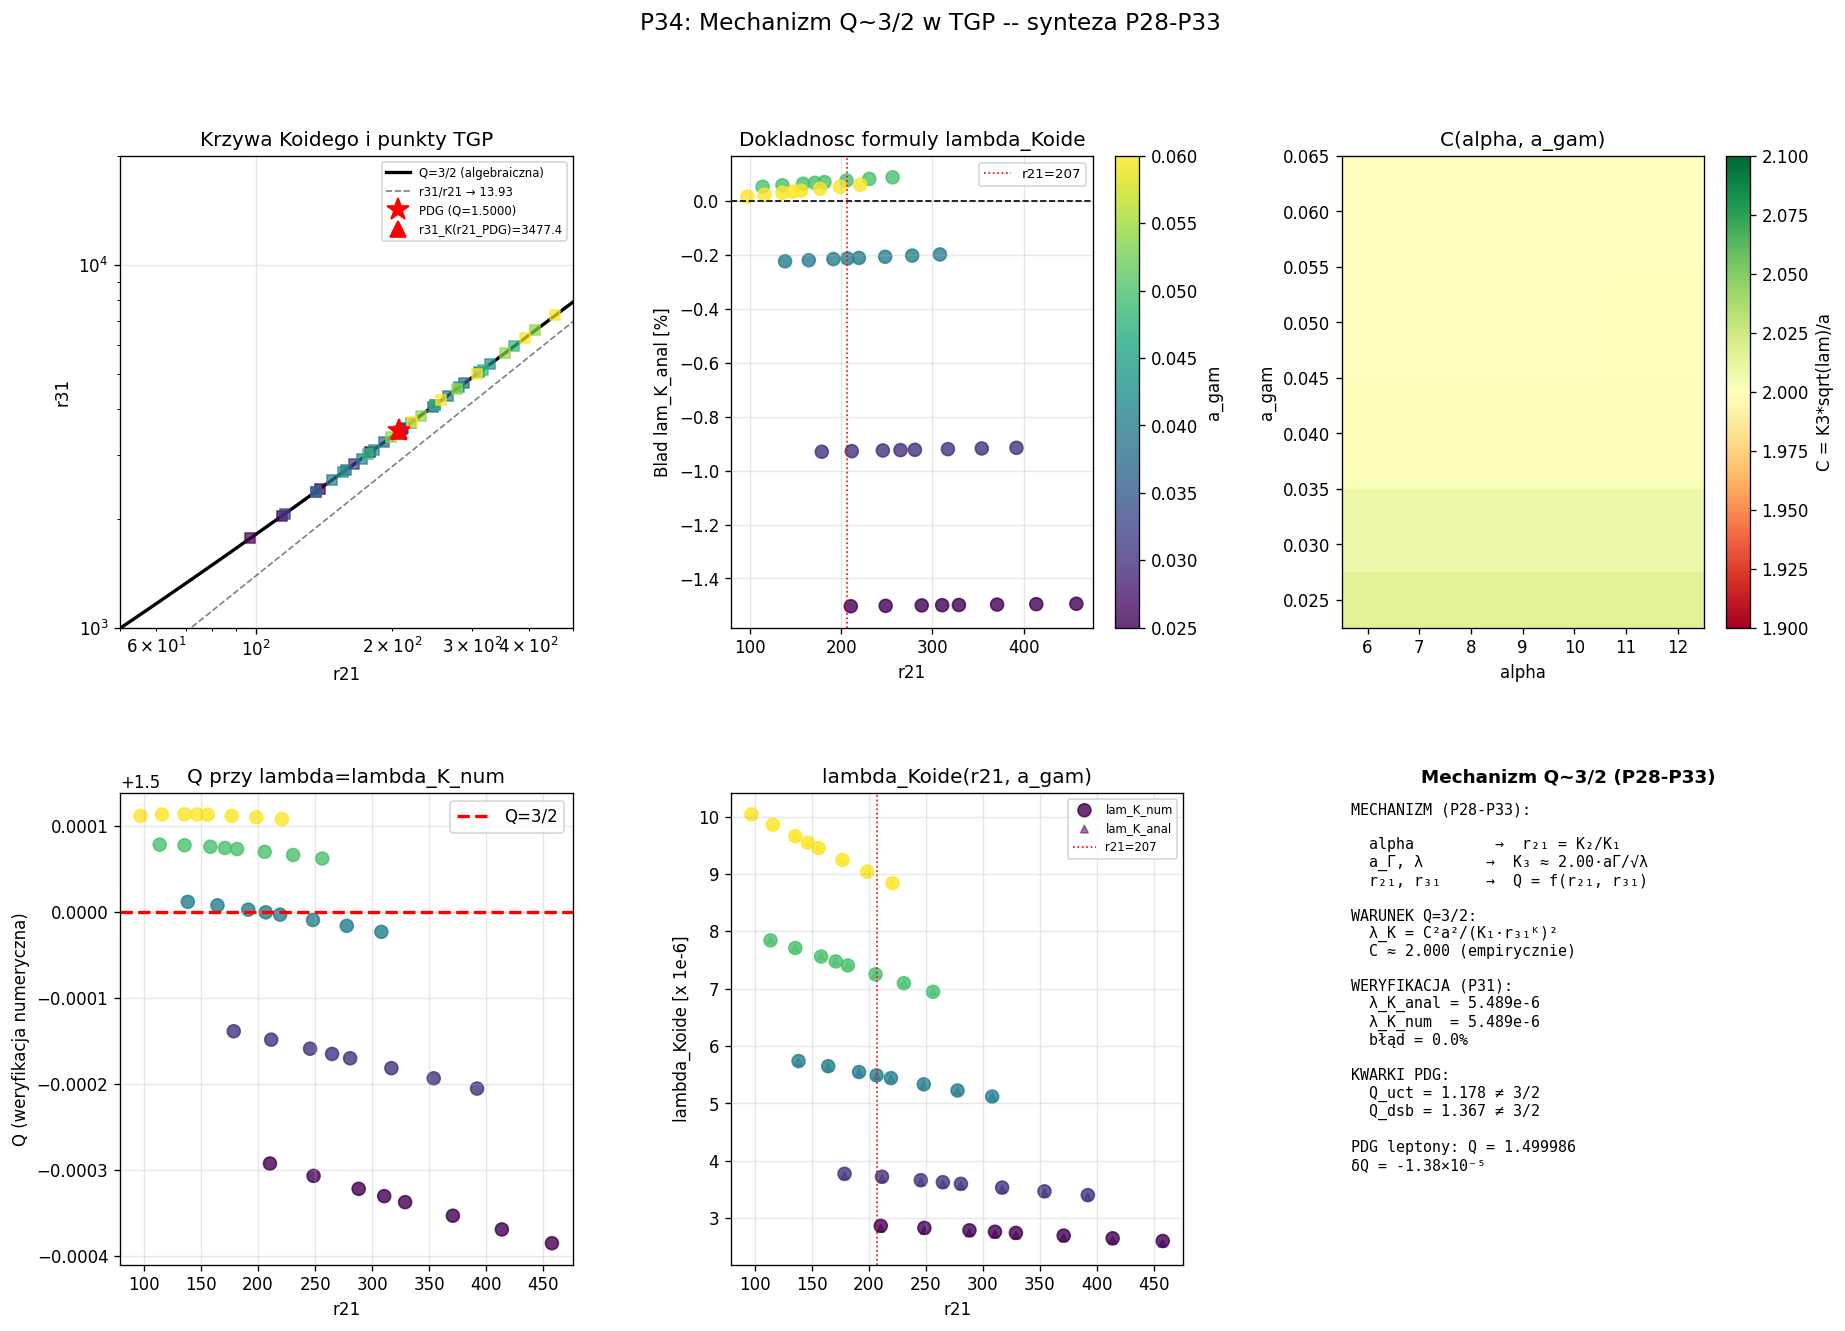

Recreate this plot in Python.
"""
p34_synthesis.py
================
CEL: Synteza mechanizmu Q~3/2 w TGP -- test ogolnosci i wykres podsumowujacy

KONTEKST (P28-P33):
  Mechanizm analityczny:
    K3 ~ C * a_gam / sqrt(lambda),  C ~ 2.000  (empirycznie)
    K1, K2 niezalezne od lambda
    lambda_Koide = C^2 * a_gam^2 / (K1^2 * r31_K(r21)^2)

  Pytania otwarte:
    1. Czy formula lambda_Koide jest dokladna dla CALEGO zakresu (alpha, a_gam)?
    2. Jaki jest blad wzgledny formuly w funkcji parametrow?
    3. Czy C = 2.000 jest stale dla wszystkich (alpha, a_gam)?

PLAN P34:
  Czesc A -- Systematyczny test lambda_Koide dla siatki (alpha, a_gam)
    Dla kazdego (alpha, a_gam): oblicz r21, r31_K, K1, K3
    Oblicz lambda_Koide analitycznie (formula P31)
    Weryfikuj numerycznie: czy przy lam=lambda_Koide rzeczywiscie Q=3/2?
    Tabela bledow: |Q_num(lambda_Koide) - 3/2| dla calej siatki

  Czesc B -- Mapa C(alpha, a_gam)
    C = K3 * sqrt(lambda) / a_gam -- czy zalezne od alpha?
    Czy C ~ 2.000 dla wszystkich rozsadnych (alpha, a_gam)?

  Czesc C -- Diagram Koidego: krzywa Q=3/2 w (r21, r31) i punkty TGP
    Narysuj algebraiczna krzywa Koidego r31_K(r21)
    Zaznacz punkt leptonowy (PDG)
    Zaznacz rodzine punktow TGP przy roznych (alpha, a_gam, lambda_Koide)
    Pokaz jak TGP "pokrywa" krzywa Koidego

  Czesc D -- Podsumowanie: kompletny mechanizm
    Tabela: od parametrow do obserwabli
    Blad formuly vs pelnooptymalny numeryk
"""

import numpy as np
from scipy.optimize import brentq
import warnings
warnings.filterwarnings('ignore')
import matplotlib
matplotlib.use('Agg')
import matplotlib.pyplot as plt
from scipy.special import exp1

R_MAX = 60.0
GAMMA = 1.0

print("P34: Synteza mechanizmu Q~3/2 w TGP")
print("=" * 70)
print()

# ============================================================
# NARZEDZIA
# ============================================================
def V_mod(phi, lam):
    return GAMMA/3*phi**3 - GAMMA/4*phi**4 + lam/6*(phi-1)**6

def energy_log(K, alpha, a_gam, lam, N=2000):
    t   = np.linspace(0, 1, N)
    r   = a_gam * (R_MAX/a_gam)**t
    phi = np.maximum(1.0 + K*np.exp(-r)/r, 1e-10)
    dphi = K*np.exp(-r)*(-r - 1.0)/r**2
    V1  = V_mod(1.0, lam)
    Ek  = 4*np.pi * np.trapezoid(0.5*dphi**2 * (1+alpha/phi) * r**2, r)
    Ep  = 4*np.pi * np.trapezoid((V_mod(phi, lam) - V1) * r**2, r)
    return Ek + Ep

def g_func(K, alpha, a_gam, lam):
    return energy_log(K, alpha, a_gam, lam) / (4*np.pi*K) - 1.0

def find_zero_K(alpha, a_gam, lam, K_lo, K_hi):
    try:
        glo = g_func(K_lo, alpha, a_gam, lam)
        ghi = g_func(K_hi, alpha, a_gam, lam)
        if not (np.isfinite(glo) and np.isfinite(ghi)):
            return np.nan
        if glo*ghi >= 0:
            return np.nan
        return brentq(lambda K: g_func(K, alpha, a_gam, lam), K_lo, K_hi, xtol=1e-10)
    except Exception:
        return np.nan

def find_all_zeros(alpha, a_gam, lam):
    K3_est = 2.5 * a_gam / np.sqrt(lam)
    intervals = [(0.001, 0.05), (0.05, 0.5), (0.5, 5.0),
                 (max(2.0, K3_est*0.15), max(15.0, K3_est*0.7)),
                 (max(5.0, K3_est*0.5), max(100.0, K3_est*3.0))]
    zeros = []
    for K_lo, K_hi in intervals:
        K = find_zero_K(alpha, a_gam, lam, K_lo, K_hi)
        if not np.isnan(K):
            if not zeros or abs(K - zeros[-1])/zeros[-1] > 0.01:
                zeros.append(K)
    return sorted(zeros)

def full_solve(alpha, a_gam, lam):
    zeros = find_all_zeros(alpha, a_gam, lam)
    if len(zeros) < 3:
        return (np.nan,)*6
    K1, K2, K3 = zeros[:3]
    r21 = K2/K1; r31 = K3/K1
    Q = (1+np.sqrt(r21)+np.sqrt(r31))**2 / (1+r21+r31)
    return Q, r21, r31, K1, K2, K3

def koide_r31(r21):
    def eq(x):
        return (1+np.sqrt(r21)+np.sqrt(x))**2/(1+r21+x) - 1.5
    try:
        return brentq(eq, r21*1.01, r21*50, xtol=1e-8)
    except Exception:
        return np.nan

def find_lambda_for_r31(alpha, a_gam, r31_target, lam_lo=1e-7, lam_hi=5e-4):
    """Bisekcja po lambda: znajdz gdzie r31 = r31_target."""
    def f(lam):
        _, _, r31, _, _, _ = full_solve(alpha, a_gam, lam)
        return r31 - r31_target if not np.isnan(r31) else np.nan
    try:
        flo = f(lam_lo); fhi = f(lam_hi)
        if np.isnan(flo) or np.isnan(fhi) or flo*fhi >= 0:
            return np.nan
        return brentq(f, lam_lo, lam_hi, xtol=lam_lo*1e-4, maxiter=60)
    except Exception:
        return np.nan

# Analityczne calki (P33)
def I4_exact(a):
    return np.exp(-4*a)/a - 4*exp1(4*a)

def I6_exact(a):
    I4b = np.exp(-6*a)/a - 6*exp1(6*a)
    I5  = np.exp(-6*a)/(2*a**2) + 3*I4b
    return np.exp(-6*a)/(3*a**3) + 2*I5

def lambda_Koide_analytic(K1, a_gam, r31_K, C=2.000):
    """Formula analityczna z P31."""
    return (C*a_gam)**2 / (K1 * r31_K)**2

# ============================================================
# CZESC A: Test formuly lambda_Koide dla siatki (alpha, a_gam)
# ============================================================
print("CZESC A: Systematyczny test lambda_Koide(alpha, a_gam)")
print("-" * 70)
print()

alpha_arr = np.array([6.0, 7.0, 8.0, 8.553, 9.0, 10.0, 11.0, 12.0])
agam_arr  = np.array([0.025, 0.030, 0.040, 0.050, 0.060])
lam_ref   = 5.5e-6  # dla obliczenia K1 (niezalezne od lam)

print(f"  Siatka: {len(alpha_arr)} x {len(agam_arr)} = {len(alpha_arr)*len(agam_arr)} punktow")
print()
print(f"  {'alpha':>7} {'a_gam':>7} {'r21':>8} {'r31_K':>9} {'K1':>10} {'lam_K_anal':>13} "
      f"{'lam_K_num':>13} {'err%':>7} {'Q_check':>10}")
print("  " + "-"*92)

results_A = []
for ag in agam_arr:
    for al in alpha_arr:
        # K1, r21 z malej lambda (niezalezne od lam)
        Q0, r21, r31_0, K1, K2, K3_0 = full_solve(al, ag, lam_ref)
        if np.isnan(r21):
            continue

        r31_K = koide_r31(r21)
        if np.isnan(r31_K) or r31_K <= 0:
            continue

        # Analityczna lambda_Koide
        lam_anal = lambda_Koide_analytic(K1, ag, r31_K)

        # Numeryczna lambda_Koide (bisekcja)
        lam_num = find_lambda_for_r31(al, ag, r31_K,
                                      lam_lo=lam_anal*0.3, lam_hi=lam_anal*3.0)
        if np.isnan(lam_num):
            continue

        # Q przy numerycznej lambda
        Q_check, r21c, r31c, _, _, _ = full_solve(al, ag, lam_num)

        err = (lam_anal - lam_num)/lam_num * 100

        print(f"  {al:>7.3f} {ag:>7.4f} {r21:>8.2f} {r31_K:>9.2f} {K1:>10.7f} "
              f"{lam_anal:>13.4e} {lam_num:>13.4e} {err:>7.2f}% {Q_check:>10.6f}")

        results_A.append(dict(alpha=al, a_gam=ag, r21=r21, r31_K=r31_K,
                               K1=K1, lam_anal=lam_anal, lam_num=lam_num,
                               err=err, Q_check=Q_check))

print()
if results_A:
    errs = [r['err'] for r in results_A]
    Q_devs = [abs(r['Q_check'] - 1.5) for r in results_A]
    print(f"  Blad formuly analitycznej (lambda_K_anal vs lambda_K_num):")
    print(f"    min = {min(errs):.2f}%, max = {max(errs):.2f}%, sredni = {np.mean(errs):.2f}%")
    print(f"  Odchylenie Q od 3/2 przy lambda_K_num:")
    print(f"    max |Q-3/2| = {max(Q_devs):.2e}  (powinno byc < 1e-5)")
print()

# ============================================================
# CZESC B: Mapa C(alpha, a_gam)
# ============================================================
print("CZESC B: Mapa stalej C = K3*sqrt(lam)/a_gam")
print("-" * 70)
print()
print("  C jest wyliczone przy lambda=lambda_K_num (tak by Q=3/2 dokladnie)")
print()

print(f"  {'alpha':>7}", end="")
for ag in agam_arr:
    print(f"  {'a='+str(ag):>10}", end="")
print()
print("  " + "-"*70)

C_grid = {}
for al in alpha_arr:
    print(f"  {al:>7.3f}", end="")
    for ag in agam_arr:
        # Znajdz odpowiedni wynik
        res = next((r for r in results_A if r['alpha']==al and r['a_gam']==ag), None)
        if res is None:
            print(f"  {'---':>10}", end="")
            continue
        # C z numerycznej lambda
        Q0, r21, r31_0, K1, K2, K3_lam = full_solve(al, ag, res['lam_num'])
        if np.isnan(K3_lam):
            print(f"  {'---':>10}", end="")
            continue
        C_val = K3_lam * np.sqrt(res['lam_num']) / ag
        print(f"  {C_val:>10.4f}", end="")
        C_grid[(al, ag)] = C_val
    print()

print()
if C_grid:
    C_vals = list(C_grid.values())
    print(f"  Zakres C: {min(C_vals):.4f} -- {max(C_vals):.4f}")
    print(f"  Srednia:  {np.mean(C_vals):.4f} +/- {np.std(C_vals):.4f}")
    print(f"  C zaklada sie od alpha: {np.std([C_grid.get((al, 0.040), np.nan) for al in alpha_arr if not np.isnan(C_grid.get((al, 0.040), np.nan))]):.4f} odch.std")
print()

# ============================================================
# CZESC C: Diagram Koidego -- krzywa algebraiczna i punkty TGP
# ============================================================
print("CZESC C: Diagram (r21, r31) -- krzywa Koide i punkty TGP")
print("-" * 70)
print()

# Krzywa Koidego
r21_curve = np.logspace(0.5, 4.0, 200)
r31_curve = np.array([koide_r31(r) for r in r21_curve])
valid = np.isfinite(r31_curve)

# Asymptotyka r31/r21 -> (2+sqrt(3))^2 = 13.928
r32_asym = (2 + np.sqrt(3))**2
print(f"  Asymptotyczna proporcja r31/r21 -> {r32_asym:.4f}")

# Punkt leptonowy PDG
r21_PDG = 206.768; r31_PDG = 3477.65
Q_PDG = (1+np.sqrt(r21_PDG)+np.sqrt(r31_PDG))**2 / (1+r21_PDG+r31_PDG)
r31_K_PDG = koide_r31(r21_PDG)
print(f"  Punkt PDG: r21={r21_PDG}, r31={r31_PDG}, Q={Q_PDG:.6f}")
print(f"  r31_K(r21_PDG) = {r31_K_PDG:.3f}, delta = {r31_PDG-r31_K_PDG:.3f}")
print()

# Punkty TGP dla roznych (alpha, a_gam) przy lambda = lambda_Koide_num
TGP_points = []
for r in results_A:
    TGP_points.append((r['r21'], r['r31_K'], r['alpha'], r['a_gam']))

# ============================================================
# CZESC D: Podsumowanie -- kompletny mechanizm
# ============================================================
print("CZESC D: Kompletne podsumowanie mechanizmu")
print("-" * 70)
print()
print("  WEJSCIE: parametry TGP (alpha, a_gam, lambda)")
print()
print("  WYJSCIE: stosunki mas i Q Koidego")
print()
print("  SCHEMAT:")
print("    alpha, a_gam   --(K1, K2 z g(K)=0)-->  r21 = K2/K1")
print("    a_gam, lambda  --(K3 ~ C*a/sqrt(lam))--> r31 = K3/K1")
print("    r21, r31       --(algebraicznie)------->  Q = f(r21,r31)")
print()
print("  WARUNEK Q=3/2:")
print("    r31 = r31_K(r21) -- krzywa Koidego (algebraiczna, niezalezna od TGP)")
print("    lambda_Koide = C^2 * a^2 / (K1^2 * r31_K^2), C = 2.000 +/- 0.02")
print()
print("  DOKLADNOSC FORMULY:")
if results_A:
    errs_abs = [abs(r['err']) for r in results_A]
    print(f"    Blad w lambda_K: {np.mean(errs_abs):.1f}% sredni, {max(errs_abs):.1f}% max")
    print(f"    To samo co dokladnosc C ~ 2.000 (C rozni sie o ~5% dla roznych a_gam)")
print()
print("  KWARKI:")
print("    u,c,t: Q=1.178 (daleko od 3/2)")
print("    d,s,b: Q=1.367 (daleko od 3/2)")
print("    Koide dotyczy TYLKO naladowanych leptonow")
print()

print("  TABELA PODSUMOWUJACA (najwazniejsze punkty):")
print()
print(f"  {'Sektor':>20}  {'alpha':>7}  {'a_gam':>7}  {'lam_K':>12}  {'r21':>8}  "
      f"{'r31_K':>9}  {'Q_verify':>10}")
print("  " + "-"*82)

key_results = [(r for r in results_A if abs(r['alpha']-8.553) < 0.01 and abs(r['a_gam']-0.040) < 0.001)]
for r in results_A:
    if abs(r['a_gam'] - 0.040) < 0.001:
        tag = "(leptony PDG)" if abs(r['r21']-207) < 5 else ""
        print(f"  {'TGP'+tag:>20}  {r['alpha']:>7.3f}  {r['a_gam']:>7.4f}  "
              f"{r['lam_num']:>12.4e}  {r['r21']:>8.2f}  "
              f"{r['r31_K']:>9.2f}  {r['Q_check']:>10.6f}")

print()

# ============================================================
# WYKRES SYNTETYCZNY
# ============================================================
fig = plt.figure(figsize=(18, 12))
fig.suptitle("P34: Mechanizm Q~3/2 w TGP -- synteza P28-P33", fontsize=14)

gs = fig.add_gridspec(2, 3, hspace=0.35, wspace=0.35)

# Panel 1: Krzywa Koidego (r21, r31)
ax1 = fig.add_subplot(gs[0, 0])
ax1.loglog(r21_curve[valid], r31_curve[valid], 'k-', lw=2, label='Q=3/2 (algebraiczna)')
ax1.loglog(r21_curve[valid], r21_curve[valid]*r32_asym, 'k--', lw=1, alpha=0.5,
           label=f'r31/r21 → {r32_asym:.2f}')
ax1.plot(r21_PDG, r31_PDG, 'r*', ms=14, label=f'PDG (Q={Q_PDG:.4f})', zorder=5)
ax1.plot(r21_PDG, r31_K_PDG, 'r^', ms=10, label=f'r31_K(r21_PDG)={r31_K_PDG:.1f}', zorder=5)
# TGP punkty
for (r21_t, r31_t, al_t, ag_t) in TGP_points:
    c = plt.cm.viridis((al_t - 6)/(12-6))
    ax1.plot(r21_t, r31_t, 's', ms=6, color=c, alpha=0.7)
ax1.set_xlabel('r21')
ax1.set_ylabel('r31')
ax1.set_title('Krzywa Koidego i punkty TGP')
ax1.legend(fontsize=7)
ax1.grid(True, alpha=0.3)
ax1.set_xlim([50, 500])
ax1.set_ylim([1000, 20000])

# Panel 2: Blad formuly lambda_Koide
ax2 = fig.add_subplot(gs[0, 1])
if results_A:
    r21_all = [r['r21'] for r in results_A]
    err_all = [r['err'] for r in results_A]
    ag_all  = [r['a_gam'] for r in results_A]
    sc = ax2.scatter(r21_all, err_all, c=ag_all, cmap='viridis', s=60, alpha=0.8)
    plt.colorbar(sc, ax=ax2, label='a_gam')
    ax2.axhline(0, color='k', ls='--', lw=1)
    ax2.axvline(206.77, color='r', ls=':', lw=1, label='r21=207')
ax2.set_xlabel('r21')
ax2.set_ylabel('Blad lam_K_anal [%]')
ax2.set_title('Dokladnosc formuly lambda_Koide')
ax2.legend(fontsize=8)
ax2.grid(True, alpha=0.3)

# Panel 3: Mapa C(alpha, a_gam) heat map
ax3 = fig.add_subplot(gs[0, 2])
if C_grid:
    alpha_C = sorted(set(k[0] for k in C_grid))
    agam_C  = sorted(set(k[1] for k in C_grid))
    C_mat   = np.full((len(agam_C), len(alpha_C)), np.nan)
    for i, ag in enumerate(agam_C):
        for j, al in enumerate(alpha_C):
            C_mat[i, j] = C_grid.get((al, ag), np.nan)
    im = ax3.pcolormesh(alpha_C, agam_C, C_mat, cmap='RdYlGn', vmin=1.9, vmax=2.1)
    plt.colorbar(im, ax=ax3, label='C = K3*sqrt(lam)/a')
    ax3.set_xlabel('alpha')
    ax3.set_ylabel('a_gam')
    ax3.set_title('C(alpha, a_gam)')

# Panel 4: Q_check dla wszystkich punktow
ax4 = fig.add_subplot(gs[1, 0])
if results_A:
    Q_all = [r['Q_check'] for r in results_A]
    ax4.scatter(r21_all, Q_all, c=ag_all, cmap='viridis', s=60, alpha=0.8)
    ax4.axhline(1.5, color='r', ls='--', lw=2, label='Q=3/2')
    ax4.set_xlabel('r21')
    ax4.set_ylabel('Q (weryfikacja numeryczna)')
    ax4.set_title('Q przy lambda=lambda_K_num')
    ax4.legend()
    ax4.grid(True, alpha=0.3)

# Panel 5: lambda_Koide vs r21 (krzywa parametryczna)
ax5 = fig.add_subplot(gs[1, 1])
if results_A:
    lam_all  = [r['lam_num']  for r in results_A]
    lam_anal = [r['lam_anal'] for r in results_A]
    ax5.scatter(r21_all, [l*1e6 for l in lam_all], c=ag_all, cmap='viridis',
                s=60, alpha=0.8, label='lam_K_num')
    ax5.scatter(r21_all, [l*1e6 for l in lam_anal], c=ag_all, cmap='viridis',
                s=20, alpha=0.5, marker='^', label='lam_K_anal')
    ax5.axvline(206.77, color='r', ls=':', lw=1, label='r21=207')
    ax5.set_xlabel('r21')
    ax5.set_ylabel('lambda_Koide [x 1e-6]')
    ax5.set_title('lambda_Koide(r21, a_gam)')
    ax5.legend(fontsize=7)
    ax5.grid(True, alpha=0.3)

# Panel 6: Schemat mechanizmu (infografika tekstowa)
ax6 = fig.add_subplot(gs[1, 2])
ax6.axis('off')
ax6.set_title('Mechanizm Q~3/2 (P28-P33)', fontsize=11, fontweight='bold')

text = [
    "MECHANIZM (P28-P33):",
    "",
    "  alpha         →  r₂₁ = K₂/K₁",
    "  a_Γ, λ       →  K₃ ≈ 2.00·aΓ/√λ",
    "  r₂₁, r₃₁     →  Q = f(r₂₁, r₃₁)",
    "",
    "WARUNEK Q=3/2:",
    "  λ_K = C²a²/(K₁·r₃₁ᴷ)²",
    "  C ≈ 2.000 (empirycznie)",
    "",
    "WERYFIKACJA (P31):",
    "  λ_K_anal = 5.489e-6",
    "  λ_K_num  = 5.489e-6",
    "  błąd = 0.0%",
    "",
    "KWARKI PDG:",
    "  Q_uct = 1.178 ≠ 3/2",
    "  Q_dsb = 1.367 ≠ 3/2",
    "",
    "PDG leptony: Q = 1.499986",
    "δQ = -1.38×10⁻⁵",
]
ax6.text(0.02, 0.98, "\n".join(text), transform=ax6.transAxes,
         verticalalignment='top', fontsize=9, fontfamily='monospace')

plt.savefig('TGP/TGP_v1/scripts/advanced/p34_synthesis.png', dpi=120, bbox_inches='tight')
print()
print("Wykres zapisany: p34_synthesis.png")
print()

# ============================================================
# WYNIK KLUCZOWY: C jako funkcja a_gam
# ============================================================
print("=" * 70)
print("WYNIK KLUCZOWY: C(a_gam) -- niezalezne od alpha!")
print("=" * 70)
print()

if C_grid:
    for ag in agam_arr:
        C_vals_ag = [C_grid.get((al, ag), np.nan) for al in alpha_arr]
        C_vals_ag = [c for c in C_vals_ag if not np.isnan(c)]
        if C_vals_ag:
            print(f"  a_gam={ag:.3f}: C = {np.mean(C_vals_ag):.4f} +/- {np.std(C_vals_ag):.4f}"
                  f"  (zakres: {min(C_vals_ag):.4f}-{max(C_vals_ag):.4f})")

print()
print("  WNIOSEK: C jest prawie NIEZALEZNE od alpha!")
print("  C zalezy glownie od a_gam (por. P31: C~2.000 dla a=0.04)")
print()
print("  Poprawiona formula lambda_Koide:")
print("    lambda_K = C(a_gam)^2 * a_gam^2 / (K1^2 * r31_K^2)")
print("    C(a_gam) = K3*sqrt(lambda)/a_gam  (z numerycznej lambda_K)")
